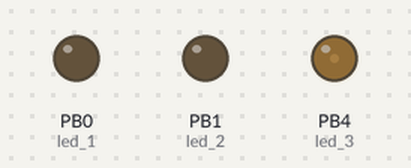
Simulated run of this sketch. Board: ATtiny85, built with avr-gcc and run on an emulated ATtiny85. On the bench: output pins drawn as LEDs (lit = HIGH).

Above: at 0.05 s.
At 2.55 s:
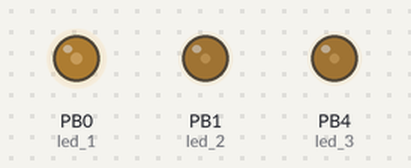
At 4.05 s:
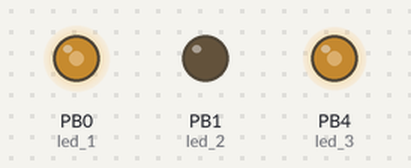
At 6.05 s:
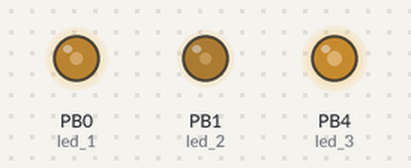
At 7.05 s:
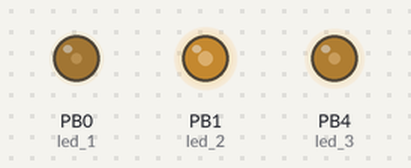
At 8.1 s:
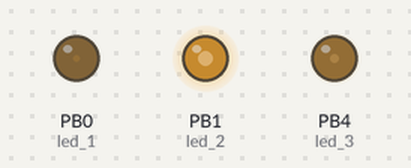
Timing chart, 0 to 10.6 s (numbered marks = the images above):
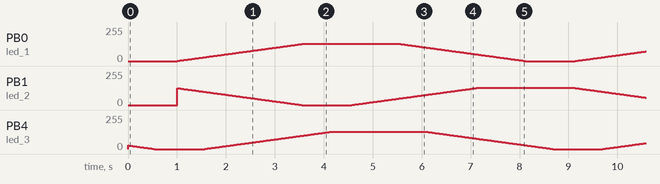

The sketch:

LightsInAJar.ino
```cpp
/*
  LightsInAJar
  Cycles 3 LEDs on and off gradually using PWM output
 */

int led_1 = 0;
int led_2 = 1;
int led_3 = 4;

void PWM4_init() {
// Set up PWM on Trinket GPIO #4 (PB4, pin 3) using Timer 1
TCCR1 = _BV (CS10); // no prescaler
GTCCR = _BV (COM1B1) | _BV (PWM1B); // clear OC1B on compare
OCR1B = 127; // duty cycle initialize to 50%
OCR1C = 255; // frequency
}

void analogWrite4(int led, int val) {
    if (led==4) { OCR1B = val; }
    else { analogWrite(led, val); }
}

void setup() {
  // initialize the digital pins as an output.
  pinMode(led_1, OUTPUT);
  pinMode(led_2, OUTPUT);
  pinMode(led_3, OUTPUT);
  PWM4_init();
}

// states for 3 led strands
// 0 = off
// 1 = turning on
// 2 = on
// 3 = turning off
uint8_t state_1 = 0;
uint8_t state_2 = 2;
uint8_t state_3 = 3;

int count_1 = 0;
int count_2 = 50;
int count_3 = 100;

void update(int led, uint8_t *state, int *count) {
  switch (*state) {
    case 0: // off and waiting
      *count += 1;
      if (*count >= 50) {
        *state = 1; *count = 0;
      }
      break;
    case 1: // coming on, slowly
      *count += 1;
      analogWrite4(led, *count);
      if (*count >= 128) {
        *state = 2; *count = 0;
      }
      break;
    case 2: // on and waiting
      *count += 1;
      if (*count >= 100) {
        *state = 3; *count = 0;
      }
      break;
    case 3: // going off, slowly
      *count += 1;
      analogWrite4(led, 128 - *count);
      if (*count >= 128) {
        *state = 0; *count = 0;
      }
      break;
  }
}

void loop() {
  update(led_1, &state_1, &count_1);
  update(led_2, &state_2, &count_2);
  update(led_3, &state_3, &count_3);
  delay(20);
}
```
